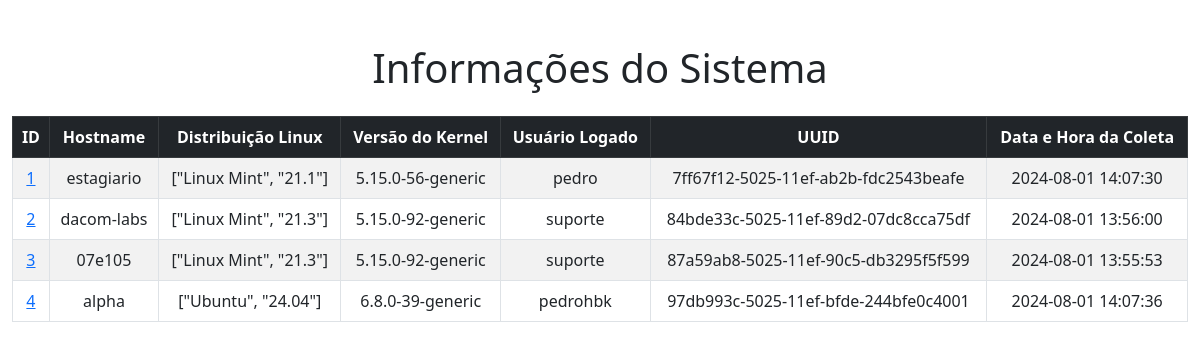
Before: / with the older database file.
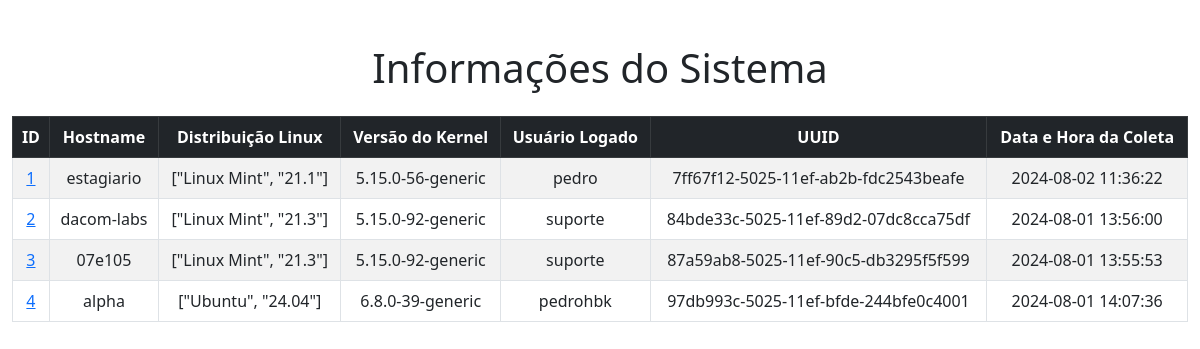
After: the same page with the newer database file.
### app.py (models this page shows)
class SystemInfo(db.Model):
    id = db.Column(db.Integer, primary_key=True)
    hostname = db.Column(db.String(120), nullable=False)
    linux_distribution = db.Column(db.String(120), nullable=False)
    kernel_version = db.Column(db.String(120), nullable=False)
    logged_in_user = db.Column(db.String(120), nullable=False)
    cpu_model = db.Column(db.String(120), nullable=False)
    memory_total_gb = db.Column(db.Float, nullable=False)
    uuid1 = db.Column(db.String(36), unique=True, nullable=False)
    collection_datetime = db.Column(db.String(120), nullable=False)
    motherboard_model = db.Column(db.String(255))
    user_login_history = db.relationship('UserLoginHistory', backref='system_info', lazy=True)
    ip_and_mac_addresses = db.relationship('IPAndMacAddress', backref='system_info', lazy=True)
    mounted_filesystems = db.relationship('MountedFilesystems', backref='system_info', lazy=True)
    disk_info = db.relationship('DiskInfo', backref='system_info', uselist=False)
    gpu_info = db.relationship('GPUInfo', backref='system_info', lazy=True)

### app.py (the view)
@app.route('/')
def index():
    system_infos = SystemInfo.query.all()
    return render_template('index.html', system_infos=system_infos)

### templates/index.html (shortened to what this page needs)
<!DOCTYPE html>
<html lang="pt-br">
  <head>
    <link href="https://cdn.jsdelivr.net/npm/bootstrap@5.3.0/dist/css/bootstrap.min.css" rel="stylesheet" />
  </head>
  <body>
    <div class="container">
      <h1 class="my-4 text-center">Informações do Sistema</h1>
      <table class="table table-bordered table-striped text-center">
        <thead class="table-dark">
          <tr>
            <th>ID</th>
            <th>Hostname</th>
            <th>Distribuição Linux</th>
            <th>Versão do Kernel</th>
            <th>Usuário Logado</th>
            <th>UUID</th>
            <th>Data e Hora da Coleta</th>
          </tr>
        </thead>
        <tbody>
          {% for info in system_infos %}
          <tr>
            <td><a href="{{ url_for('details', id=info.id) }}">{{ info.id }}</a></td>
            <td>{{ info.hostname }}</td>
            <td>{{ info.linux_distribution }}</td>
            <td>{{ info.kernel_version }}</td>
            <td>{{ info.logged_in_user }}</td>
            <td>{{ info.uuid1 }}</td>
            <td>{{ info.collection_datetime }}</td>
          </tr>
          {% endfor %}
        </tbody>
      </table>
    </div>
  </body>
</html>

### templates/index.html (style rules this page uses)
body { padding-top: 20px; }
.container { max-width: 1200px; }
table { margin: auto; }

Changed rows visible on the page:
changed SystemInfo "estagiario": collection_datetime "2024-08-01 14:07:30" → "2024-08-02 11:36:22"
